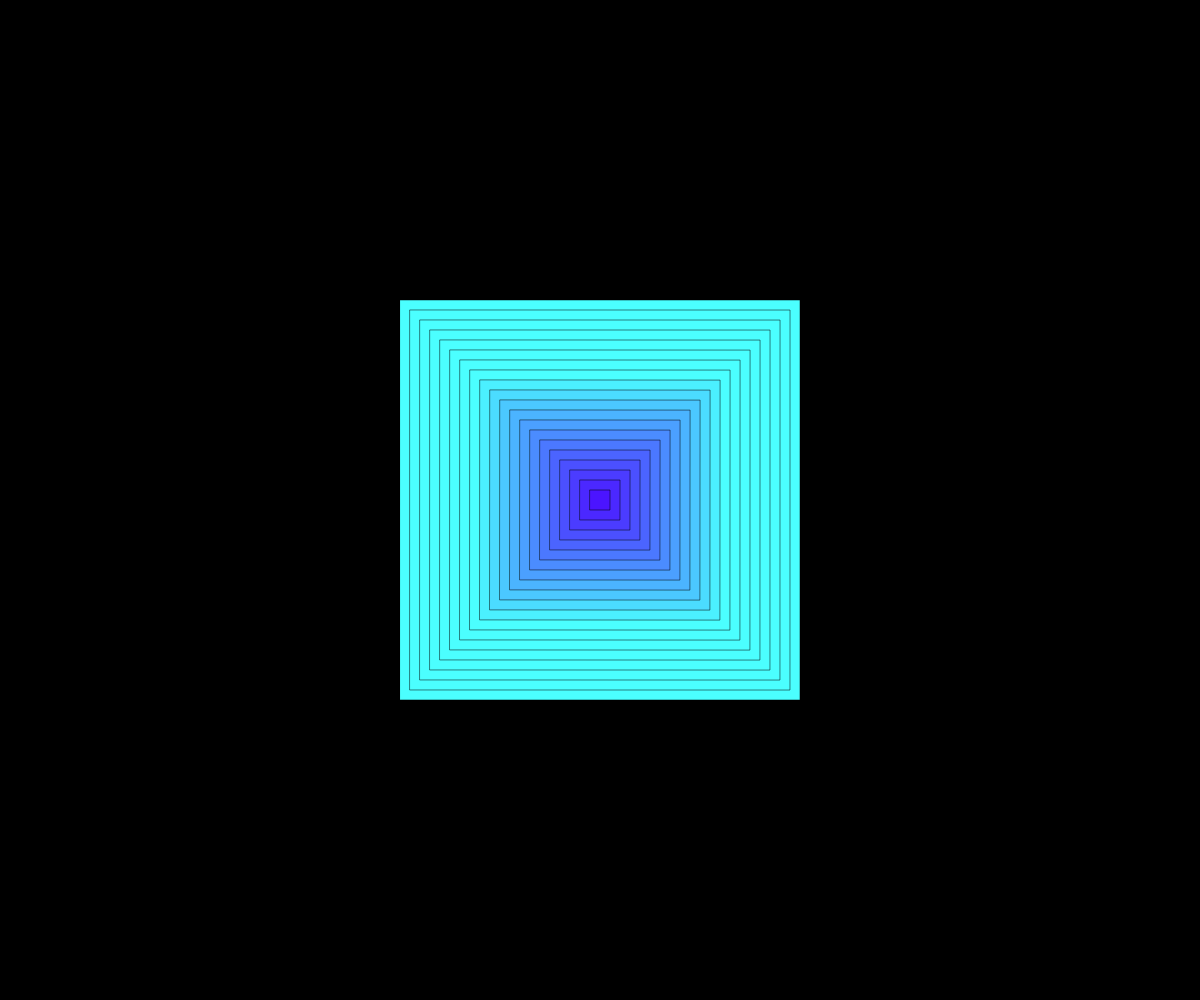
Frame 1 (no input)
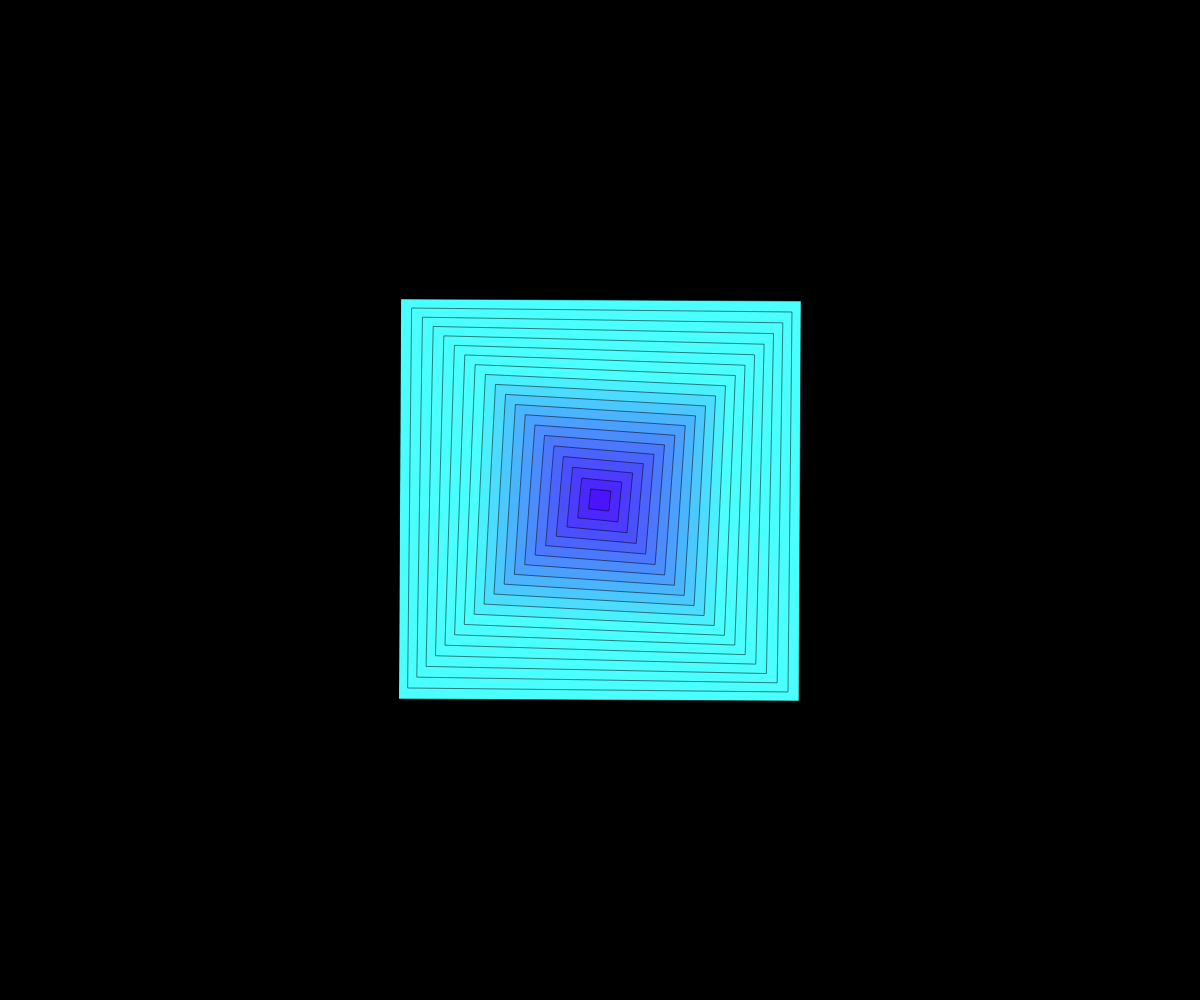
Frame 60 (no input)
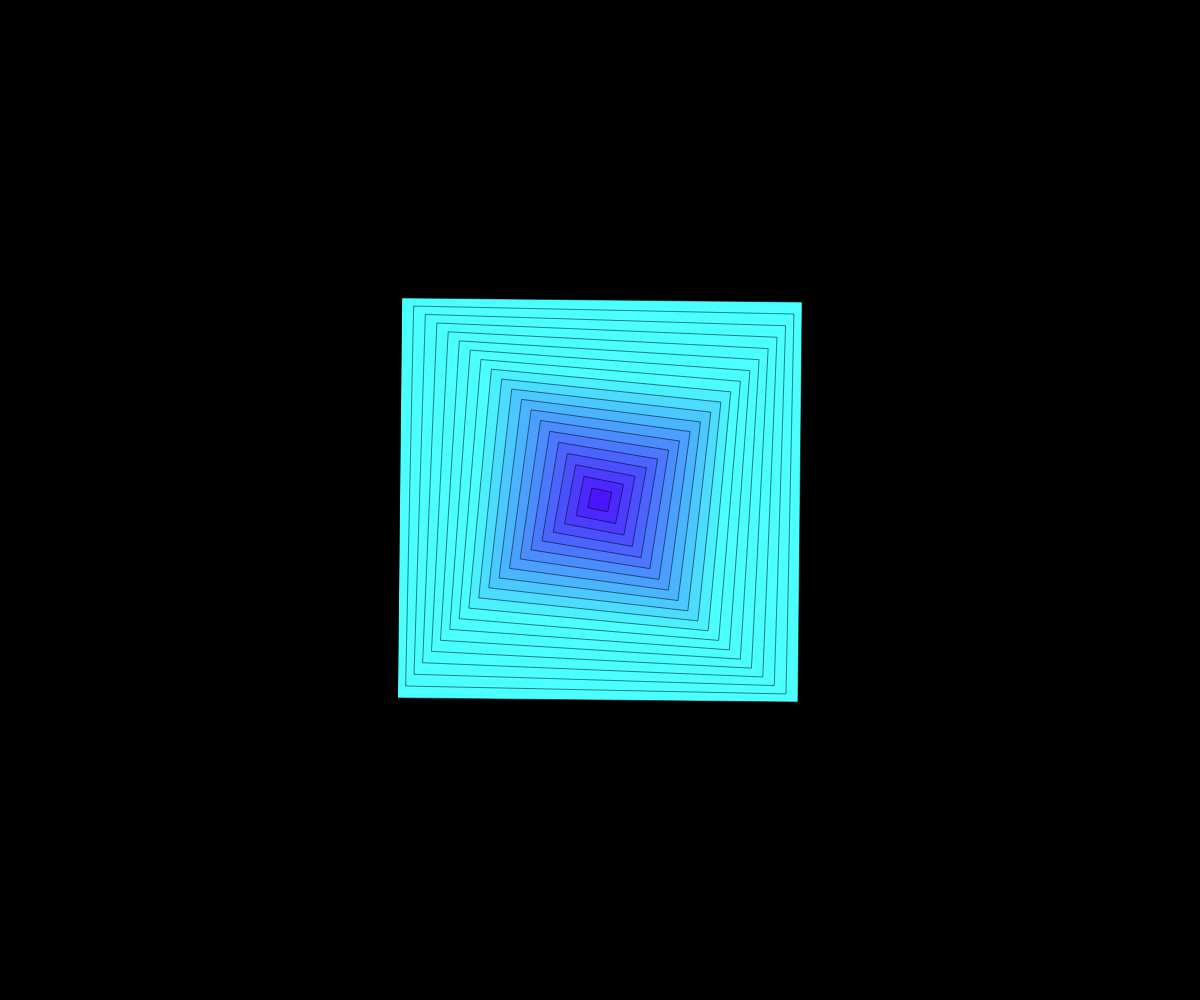
Frame 120 (the mouse pressed at the canvas centre since frame 60)

The p5.js sketch that drew these frames (run headless with seeded random() and noise() and a simulated clock; from frame 60 on, the mouse is pressed at the canvas centre):

// p5.js sketch
// ── sketch.js
function setup() {
    createCanvas(windowWidth, windowHeight);
    // Sets origin mode to be the rectangle's center
    rectMode(CENTER);
  }
  
  function draw() {
    background(0);
  
    // Moves rectangle to center of canvas
    translate(width / 2, height / 2);
  
    // Creates multiple rotating rectangles
    for (let x = windowWidth/3; x > 0; x -= 20) {
        // Makes height the same as width so it's a square
        let y = x;
        strokeWeight(0.5);
        rotate(radians(frameCount / 200));
        fill(75, x, 255);
        rect(0, 0, x, y);
    }
  }
